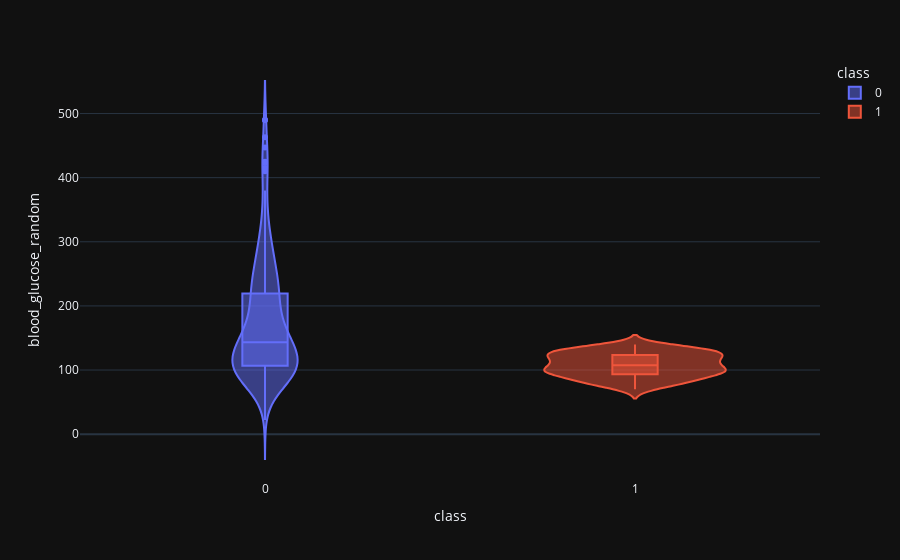

This figure's notebook cell:
### Code cell
violin('blood_glucose_random')

### Figure 1 — Plotly figure (JSON) as saved in the notebook; plotly's stock layout.template omitted (floating-point values rounded to 4 significant figures; data arrays with more than 128 entries replaced by an {"elided": "..."} marker saying what was removed)
{"data": [{"alignmentgroup": "True", "box": {"visible": true}, "hovertemplate": "class=%{x}<br>blood_glucose_random=%{y}<extra></extra>", "legendgroup": "0", "marker": {"color": "#636efa"}, "name": "0", "offsetgroup": "0", "orientation": "v", "scalegroup": "True", "showlegend": true, "type": "violin", "x": {"elided": "250 int values"}, "x0": " ", "xaxis": "x", "y": {"elided": "250 int values"}, "y0": " ", "yaxis": "y"}, {"alignmentgroup": "True", "box": {"visible": true}, "hovertemplate": "class=%{x}<br>blood_glucose_random=%{y}<extra></extra>", "legendgroup": "1", "marker": {"color": "#EF553B"}, "name": "1", "offsetgroup": "1", "orientation": "v", "scalegroup": "True", "showlegend": true, "type": "violin", "x": {"elided": "150 int values"}, "x0": " ", "xaxis": "x", "y": {"elided": "150 int values"}, "y0": " ", "yaxis": "y"}], "layout": {"legend": {"title": {"text": "class"}, "tracegroupgap": 0}, "margin": {"t": 60}, "violinmode": "overlay", "xaxis": {"anchor": "y", "categoryarray": [0, 1], "categoryorder": "array", "domain": [0, 1], "title": {"text": "class"}}, "yaxis": {"anchor": "x", "domain": [0, 1], "title": {"text": "blood_glucose_random"}}}}
